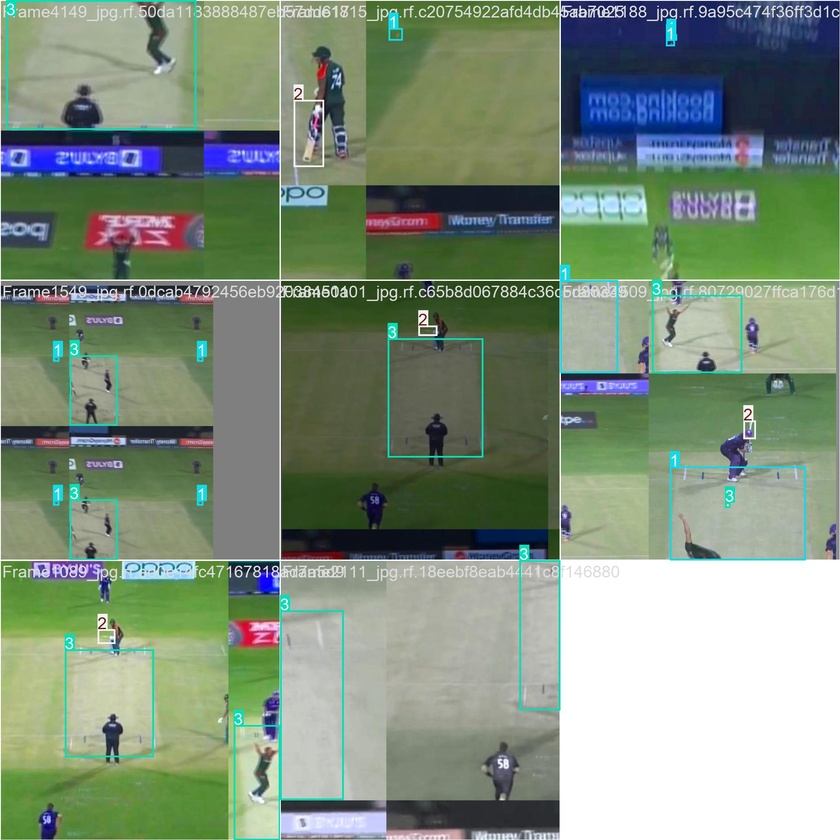
#> input picture modules/hawkeye/CricketAnalysisProject-master/backend/runs/cricket_ball_train4/train_batch0.jpg, 840 x 840 px, shrunk from 1920 x 1920 before the run; its folder holds only this picture in this run
$ python -i track_ball.py   (imports and definitions only)
#> lines starting #> are read from the running program, lines starting #| are printed output that depends on the picture; after the words box and inside, x2 and y2 are one past the last pixel; in counts of white or black regions, pixels touching at a corner belong together
import os
import cv2
import json
import numpy as np
from ultralytics import YOLO
from lbw_predictor import LBWPredictor
import logging
from typing import List, Tuple, Dict, Any, Optional
import traceback

logger = logging.getLogger(__name__)

# Constants for calibration
PIXELS_TO_METERS = 0.01  # Assuming 1 pixel = 1cm
FPS = 30  # Standard video frame rate

# Add a global variable to store the previous frame for motion detection
prev_gray_frame = None

# Global variables for real-time tracking
real_time_trajectory = []
tracking_active = False
last_ball_pos = None
frame_count = 0

# Add a global variable to store the previous ball position for continuity
prev_ball_pos = None

# Reference ball histogram (initialize as None)
ref_ball_hist = None

# Motion tracking variables
ball_positions_history = []
max_history_frames = 5

# [1 line that did not run here, left out]

# [137 lines left out: functions calibrate_pixels_to_meters, classify_shot_zone, estimate_velocity, detect_pad_impact, validate_cricket_ball_motion, not called in this run]

def preprocess_frame(frame):
    """Enhanced preprocessing with histogram equalization and noise reduction."""
    # Convert to LAB color space for better color processing
    lab = cv2.cvtColor(frame, cv2.COLOR_BGR2LAB)

    # Apply CLAHE (Contrast Limited Adaptive Histogram Equalization) to L channel
    l, a, b = cv2.split(lab)
    clahe = cv2.createCLAHE(clipLimit=2.0, tileGridSize=(8,8))
    l = clahe.apply(l)

    # Merge channels back
    lab = cv2.merge([l, a, b])
    enhanced = cv2.cvtColor(lab, cv2.COLOR_LAB2BGR)

    # Apply bilateral filter to reduce noise while preserving edges
    denoised = cv2.bilateralFilter(enhanced, 9, 75, 75)

    return denoised

def create_ball_color_masks(hsv_frame):
    """Create precise HSV color masks for red and white cricket balls."""
    # Red ball masks (cricket balls are typically dark red)
    # Lower red range (0-10)
    lower_red1 = np.array([0, 100, 100])
    upper_red1 = np.array([10, 255, 255])
    mask_red1 = cv2.inRange(hsv_frame, lower_red1, upper_red1)

    # Upper red range (160-180)
    lower_red2 = np.array([160, 100, 100])
    upper_red2 = np.array([180, 255, 255])
    mask_red2 = cv2.inRange(hsv_frame, lower_red2, upper_red2)

    # Combine red masks
    mask_red = mask_red1 + mask_red2

    # White ball mask (for white cricket balls)
    lower_white = np.array([0, 0, 200])
    upper_white = np.array([180, 30, 255])
    mask_white = cv2.inRange(hsv_frame, lower_white, upper_white)

    # Combine all ball colors
    ball_mask = mask_red + mask_white

    return ball_mask, mask_red, mask_white

def filter_by_circularity(contours, min_circularity=0.7, max_circularity=1.3):
    """
    Enhanced filter for spherical/circular objects with stricter criteria for cricket balls.
    Cricket balls are spherical objects that should have high circularity.
    """
    circular_contours = []

    for contour in contours:
        area = cv2.contourArea(contour)
        if area < 50:  # Increased minimum area for better spherical detection
            continue

        perimeter = cv2.arcLength(contour, True)
        if perimeter == 0:
            continue

        # Calculate circularity: 4π * area / perimeter²
        # Perfect circle = 1.0, cricket ball should be close to this
        circularity = 4 * np.pi * area / (perimeter * perimeter)

        if min_circularity <= circularity <= max_circularity:
            # Additional check: ensure the shape is actually circular
            (x, y), radius = cv2.minEnclosingCircle(contour)
            circle_area = np.pi * radius * radius
            area_ratio = area / circle_area if circle_area > 0 else 0

            # Cricket ball should fill most of its enclosing circle
            if area_ratio > 0.6:  # At least 60% of enclosing circle
                circular_contours.append(contour)

    return circular_contours

def filter_by_size(contours, min_radius=3, max_radius=20):
    """Filter contours by size to match cricket ball dimensions."""
    size_filtered = []

    for contour in contours:
        # Get minimum enclosing circle
        (x, y), radius = cv2.minEnclosingCircle(contour)

        if min_radius <= radius <= max_radius:
            size_filtered.append((contour, (int(x), int(y)), radius))

    return size_filtered

def filter_by_motion(candidates, prev_positions, max_motion_distance=50):
    """Filter candidates based on motion consistency."""
    if not prev_positions or len(prev_positions) < 2:
        return candidates

    motion_filtered = []

    for candidate in candidates:
        contour, (x, y), radius = candidate

        # Check if this position is consistent with recent motion
        is_consistent = True

        for prev_pos in prev_positions[-2:]:  # Check last 2 positions
            if prev_pos is not None:
                distance = np.sqrt((x - prev_pos[0])**2 + (y - prev_pos[1])**2)
                if distance > max_motion_distance:
                    is_consistent = False
                    break

        if is_consistent:
            motion_filtered.append(candidate)

    return motion_filtered

def create_roi_mask(frame_shape, roi_percentage=0.6):
    """Create ROI mask to focus on the cricket field area."""
    height, width = frame_shape[:2]

    # Define ROI as center portion of the frame
    roi_top = int(height * (1 - roi_percentage) / 2)
    roi_bottom = int(height * (1 + roi_percentage) / 2)
    roi_left = int(width * (1 - roi_percentage) / 2)
    roi_right = int(width * (1 + roi_percentage) / 2)

    # Create mask
    mask = np.zeros((height, width), dtype=np.uint8)
    mask[roi_top:roi_bottom, roi_left:roi_right] = 255

    return mask, (roi_left, roi_top, roi_right, roi_bottom)

def detect_ball(frame: np.ndarray) -> Optional[Tuple[int, int]]:
    """
    Enhanced cricket ball detection with multiple filtering stages:
    1. Preprocessing with histogram equalization
    2. Precise HSV color filtering for red/white balls
    3. Circularity filtering using contour math
    4. Size filtering based on radius
    5. ROI filtering to avoid detection outside field area
    6. Motion filtering for consistency
    7. Exclude detections overlapping with people (player/coach)
    """
    global prev_gray_frame, prev_ball_pos, ball_positions_history
    try:
        # Step 1: Enhanced preprocessing
        processed_frame = preprocess_frame(frame)

        # Step 2: Create ROI mask (pitch area)
        roi_mask, (roi_left, roi_top, roi_right, roi_bottom) = create_roi_mask(frame.shape)

        # Step 3: HSV color filtering
        hsv = cv2.cvtColor(processed_frame, cv2.COLOR_BGR2HSV)
        ball_mask, red_mask, white_mask = create_ball_color_masks(hsv)

        # Apply ROI mask to color mask
        ball_mask = cv2.bitwise_and(ball_mask, roi_mask)

        # Step 4: Morphological operations to clean up the mask
        kernel = np.ones((3, 3), np.uint8)
        ball_mask = cv2.morphologyEx(ball_mask, cv2.MORPH_CLOSE, kernel)
        ball_mask = cv2.morphologyEx(ball_mask, cv2.MORPH_OPEN, kernel)

        # Step 5: Find contours
        contours, _ = cv2.findContours(ball_mask, cv2.RETR_EXTERNAL, cv2.CHAIN_APPROX_SIMPLE)
        if not contours:
            return prev_ball_pos

        # Step 6: Circularity filtering
        circular_contours = filter_by_circularity(contours)
        if not circular_contours:
            return prev_ball_pos

        # Step 7: Size filtering
        size_filtered = filter_by_size(circular_contours)
        if not size_filtered:
            return prev_ball_pos

        # Step 8: Motion filtering
        motion_filtered = filter_by_motion(size_filtered, ball_positions_history)
        if not motion_filtered:
            motion_filtered = size_filtered

        # Step 9: Detect people (player/coach) using YOLO
        person_boxes = []
        yolo_results = yolo_model(frame, conf=0.3)
        for result in yolo_results:
            boxes = result.boxes
            if boxes is not None:
                for box in boxes:
                    cls = int(box.cls[0].cpu().numpy())
                    # Class 0 is 'person' in COCO/YOLO
                    if cls == 0:
                        x1, y1, x2, y2 = box.xyxy[0].cpu().numpy()
                        person_boxes.append((int(x1), int(y1), int(x2), int(y2)))

        # Step 10: Filter out ball candidates overlapping with any person box or outside pitch ROI
        filtered_candidates = []
        for contour, (x, y), radius in motion_filtered:
            # Check if center is inside pitch ROI
            if not (roi_left <= x <= roi_right and roi_top <= y <= roi_bottom):
                continue
            # Check if center is inside any person box
            overlap = False
            for (px1, py1, px2, py2) in person_boxes:
                if px1 <= x <= px2 and py1 <= y <= py2:
                    overlap = True
                    break
            if not overlap:
                filtered_candidates.append((contour, (x, y), radius))

        if not filtered_candidates:
            return prev_ball_pos

        # Step 11: Select best candidate (same as before)
        best_candidate = None
        best_score = -float('inf')
        for contour, (x, y), radius in filtered_candidates:
            area = cv2.contourArea(contour)
            perimeter = cv2.arcLength(contour, True)
            circularity = 4 * np.pi * area / (perimeter * perimeter)
            center_x, center_y = frame.shape[1] // 2, frame.shape[0] // 2
            distance_from_center = np.sqrt((x - center_x)**2 + (y - center_y)**2)
            size_score = 1.0 / (1.0 + abs(radius - 8))
            circularity_score = circularity
            position_score = 1.0 / (1.0 + distance_from_center / 100)
            total_score = size_score + circularity_score + position_score
            if total_score > best_score:
                best_score = total_score
                best_candidate = (x, y)

        # Step 12: Validate cricket ball motion and update history
        if best_candidate:
            # Add to history for validation
            ball_positions_history.append(best_candidate)
            if len(ball_positions_history) > max_history_frames:
                ball_positions_history.pop(0)

            # Validate if this meets cricket ball requirements
            validation_result = validate_cricket_ball_motion(list(ball_positions_history), FPS)

            if validation_result['is_valid_cricket_ball']:
                logger.info(f"Valid cricket ball detected: Vel={validation_result['velocity_kmh']:.1f} km/h, "
                          f"Dist={validation_result['distance_meters']:.1f} m")
            else:
                logger.debug(f"Object detected but doesn't meet cricket ball criteria: "
                           f"Vel={validation_result['velocity_kmh']:.1f} km/h, "
                           f"Dist={validation_result['distance_meters']:.1f} m")

            prev_ball_pos = best_candidate
            return best_candidate
        return prev_ball_pos
    except Exception as e:
        logger.error(f"Error in enhanced ball detection: {str(e)}")
        return prev_ball_pos

# [325 lines left out: functions track_ball_movement, is_non_game_frame, get_reference_ball_hist, compare_hist, analyze_shot_zone, check_lbw and 2 more, not called in this run]

def get_real_time_trajectory() -> List[Dict]:
    """Get the current real-time trajectory data."""
    return real_time_trajectory.copy()

# [7 lines left out: function reset_real_time_tracking, not called in this run]

>>> import cv2
>>> picture = cv2.imread('runs/cricket_ball_train4/train_batch0.jpg')
#> picture is the input picture: shape (840, 840, 3); mean B, G, R 125.3, 144, 127.5
>>> result = detect_ball(picture)
#> in preprocess_frame, `l, a, b = cv2.split(lab)`:
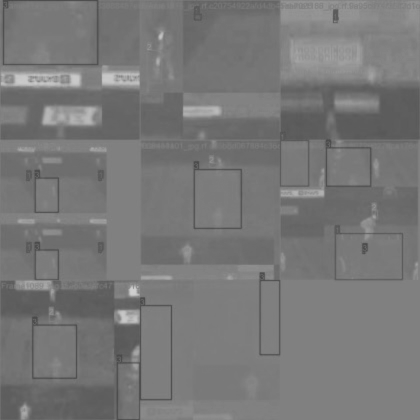
#> a: shape (840, 840) (shown at 1/2 size); min 71, max 207, mean 119.7
#> in preprocess_frame, `l, a, b = cv2.split(lab)`:
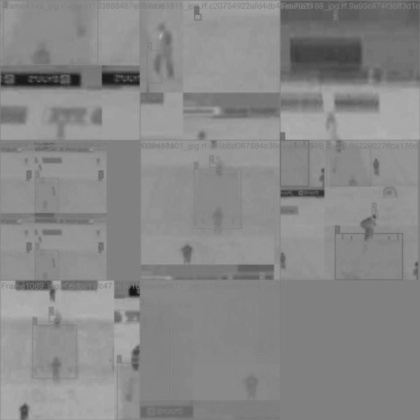
#> b: shape (840, 840) (shown at 1/2 size); min 20, max 179, mean 136.2
#> in preprocess_frame, `l = clahe.apply(l)`:
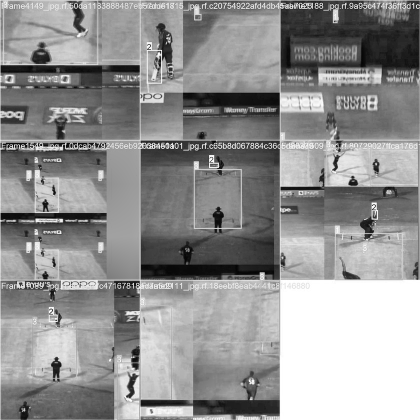
#> l: shape (840, 840) (shown at 1/2 size); min 0, max 255, mean 146.4
#> in preprocess_frame, `enhanced = cv2.cvtColor(lab, cv2.COLOR_LAB2BGR)`:
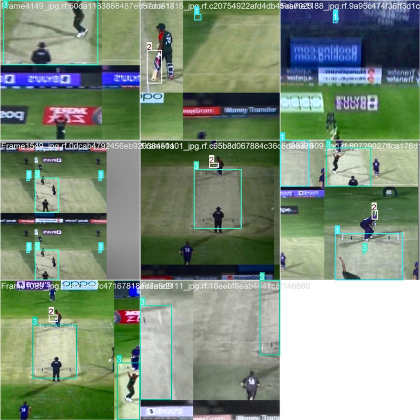
#> enhanced: shape (840, 840, 3) (shown at 1/2 size); mean B, G, R 125.3, 144.1, 127.7
#> in create_ball_color_masks, `mask_red1 = cv2.inRange(hsv_frame, lower_red1, upper_red1)`:
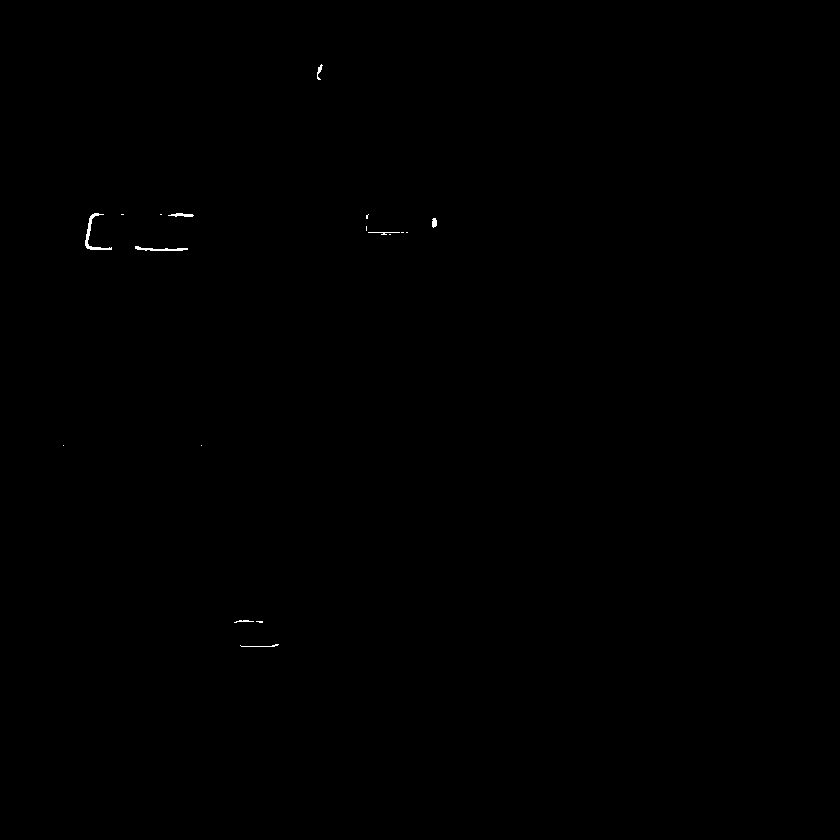
#> mask_red1: shape (840, 840); 0.09% white in thin lines or dots, all inside (x1, y1, x2, y2) = (63, 64, 437, 647)
#> in detect_ball, `ball_mask = cv2.morphologyEx(ball_mask, cv2.MORPH_OPEN, kernel)`:
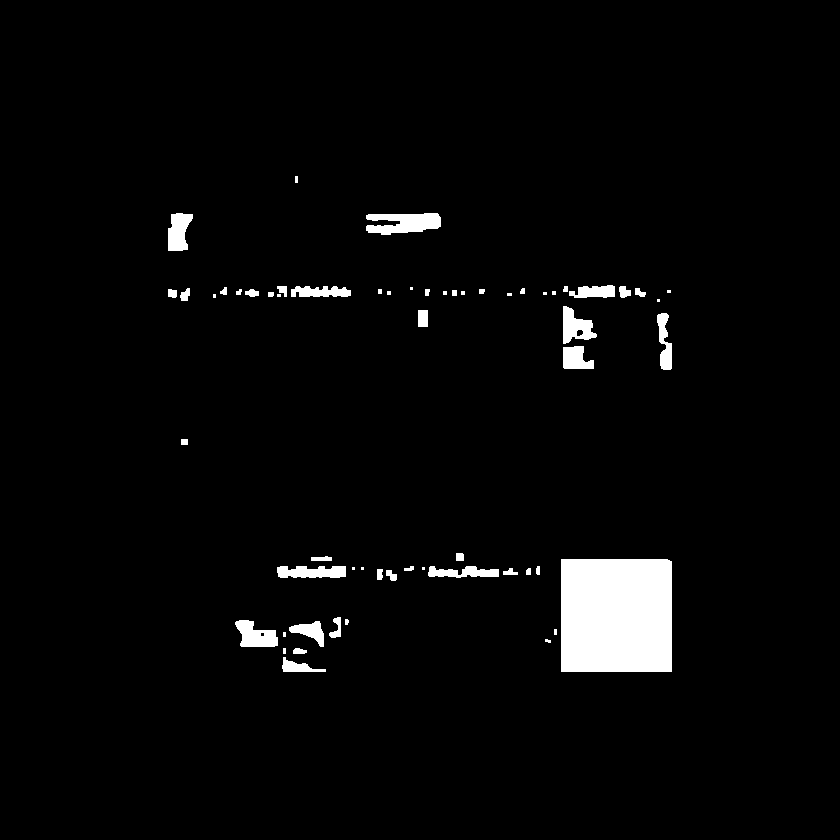
#> ball_mask: shape (840, 840); 3.1% white; 60 white regions (18 under 20 px)
#> in detect_ball, `contours, _ = cv2.findContours(ball_mask, cv2.RETR_EXTERNAL, cv2.CHAIN..`: contours = 60 contours, 26 with area under 20; largest, box (x1, y1, x2, y2) and area: (561, 559, 672, 672) 12315, (366, 213, 441, 235) 1079, (235, 620, 278, 647) 716, (563, 306, 597, 344) 691, (168, 213, 193, 251) 640
#> the loop in filter_by_circularity, `for contour in contours:` made 60 passes
#> (area, perimeter, circularity) on passes 1, 2, 7, 8, 10, 11, 19, 21: (266.5, 108.4, 0.285), (51.5, 33.07, 0.592), (398, 103.9, 0.463), (715.5, 132, 0.516), (109.5, 64.38, 0.332), (60, 37.66, 0.532), (476, 180.4, 0.184), (621, 175.9, 0.252)
#> after the loop in filter_by_circularity, `for contour in contours:`: circular_contours = 2 contours; box (x1, y1, x2, y2) and area: (561, 559, 672, 672) 12315, (168, 289, 177, 298) 56
#> the loop in filter_by_size, `for contour in contours:` made 2 passes
#> (x, y, radius) on passes 1 to 2: (616, 615, 78.49), (171.8, 292.8, 5.33)
#> after the loop in filter_by_size, `for contour in contours:`: size_filtered = 1 item
